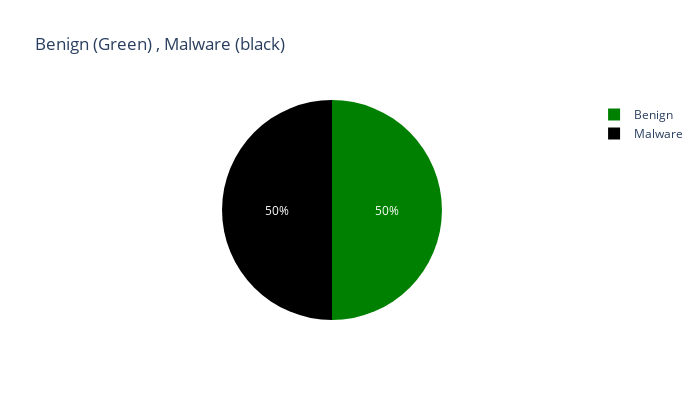

Source (notebook cell):
### Code cell
labels=["Benign","Malware"]

fraud_or_not = data["class"].value_counts().tolist()
values = [fraud_or_not[0], fraud_or_not[1]]

fig = px.pie(values=data['class'].value_counts(), names=labels , width=700, height=400, color_discrete_sequence=["green","black"]
             ,title="Benign (Green) , Malware (black)")
fig.show()

### Figure 1 — Plotly figure (JSON) as saved in the notebook; plotly's stock layout.template omitted (floating-point values rounded to 4 significant figures)
{"data": [{"domain": {"x": [0, 1], "y": [0, 1]}, "hovertemplate": "label=%{label}<br>value=%{value}<extra></extra>", "labels": ["Benign", "Malware"], "legendgroup": "", "name": "", "showlegend": true, "type": "pie", "values": [29298, 29298]}], "layout": {"height": 400, "legend": {"tracegroupgap": 0}, "piecolorway": ["green", "black"], "title": {"text": "Benign (Green) , Malware (black)"}, "width": 700}}
